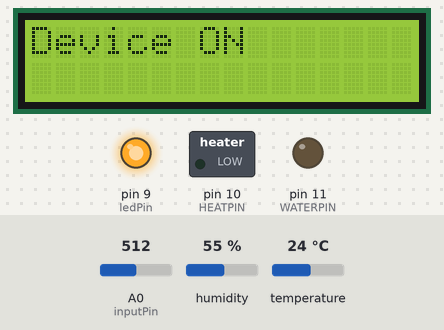
Recording of a sketch running on a simulated Arduino Uno, built with avr-gcc and run on an emulated ATmega328P. Parts: 16×2 character LCD, switched loads named in the sketch (green lamp = pin HIGH), output pins drawn as LEDs (lit = HIGH). The inputs (shaded band) are chosen by the test bench; at power-on: A0 (inputPin) = 512, humidity 55 %, temperature 24 °C.

Above: at 1.2 s.
1.3 s: A0 (inputPin) set to 109
2.8 s: A0 (inputPin) set to 92
At 4.0 s:
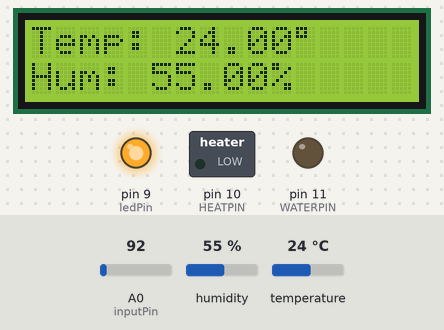
4.3 s: A0 (inputPin) set to 355
6.0 s: A0 (inputPin) set to 380
At 7.3 s:
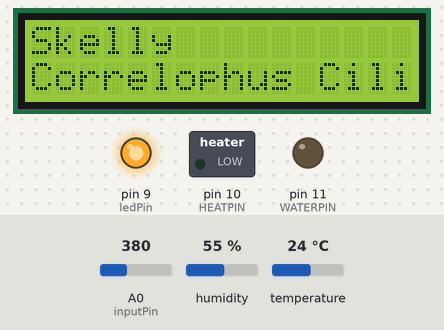
9.0 s: A0 (inputPin) set to 90
At 34.4 s:
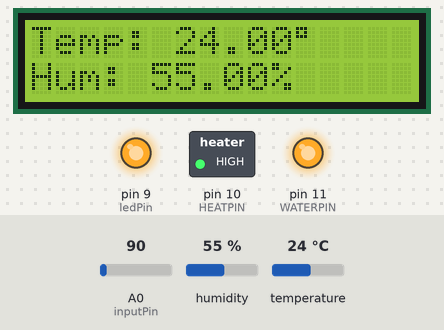
Timing chart, 0 to 34.9 s (numbered marks = the images above; inputs shaded):
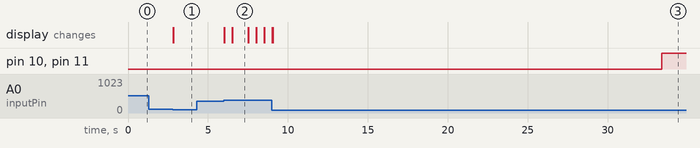

The sketch:

Terrario_Smart.ino
```cpp
#include <LiquidCrystal.h>
#include <DHT.h>

#define DHTPIN 8       // Define the pin used to connect the dht sensor
#define DHTTYPE DHT11  // Define the sensor type

#define HEATPIN 10    // Define the pin used to control the Heatpad
#define WATERPIN 11   // Define the pin used to control the Atomizer

#define MAXTEMP 29    // Define the max value of temperature that we can have inside the terrarium
#define MINTEMP 25    // Define the min value of temperature that we can have inside the terrarium
#define HUMIDITY 70   // Define the correct percentuage of humidity that we need inside the terrarium

#define SPECIMENS 1 //Define the number of Specimens

String names[SPECIMENS] = {"Skelly"}; //A Strings array that contains the names of all the Specimens
const String SPECIES = "Correlophus Ciliatus"; //Define the Species contained in the terrarium

DHT dht(DHTPIN, DHTTYPE);  // Create a DHT object

LiquidCrystal lcd(7,6,5,4,3,2);

const int inputPin = A0;
const int ledPin = 9;

uint16_t inputValue = 0;

unsigned long timeT = 0;
unsigned long deltaT = 30000;
float t; //temperature
float h; //humidity

void setup() {
  pinMode(ledPin, OUTPUT);
  digitalWrite(ledPin, HIGH);
  pinMode(HEATPIN, OUTPUT);
  pinMode(WATERPIN, OUTPUT);
  lcd.begin(16, 2);         // set up the LCD's number of columns and rows
  lcd.print("Device ON");   // Print a message on the LCD
  dht.begin();
}

void loop() {
  //check if the last temperature check was more than 30 second away
  if(millis() > timeT + deltaT){
    lcd.clear();
    temp();

    if(t <= MINTEMP){
      digitalWrite(HEATPIN, HIGH);
    }
    if(t >= MAXTEMP){
      digitalWrite(HEATPIN, LOW);
    }

    if(h <= HUMIDITY){
      digitalWrite(WATERPIN, HIGH);
    }else{
      digitalWrite(WATERPIN, LOW);
    }

    timeT = millis();
  }

  // check buttons status
  inputValue = analogRead(inputPin);

  if(inputValue < 100 && inputValue >= 0) inputValue = 1;
    else if(inputValue < 250 && inputValue > 150) inputValue = 2;
    else if(inputValue < 470 && inputValue > 370) inputValue = 3;
    else if(inputValue < 670 && inputValue > 570) inputValue = 4;
    else if(inputValue < 870 && inputValue > 770) inputValue = 5;
    else if(inputValue <= 1023 && inputValue > 950) inputValue = 0;

  //show the temperature
  if(inputValue == 1){
    lcd.clear();
    lcd.home();
    temp();
  }
  //show the status of heatpad and atomizer
  if(inputValue == 2){
    lcd.clear();
    lcd.home();
    status();
  }
  //show the species and the number of specimen
  if(inputValue == 3){
    lcd.clear();
    lcd.home();
    info();
  }
}

void temp(){

  t = dht.readTemperature();
  h = dht.readHumidity();
  lcd.setCursor(0, 0);
  lcd.print("Temp: ");
  lcd.print(t);
  lcd.print((char)223);
  lcd.setCursor(0, 1);
  lcd.print("Hum: ");
  lcd.print(h);
  lcd.print((char)37);
  delay(2000);
}

void status(){

  lcd.setCursor(0, 0);
  lcd.print("HeatPad: ");

  if(digitalRead(HEATPIN) == HIGH){
    lcd.print("ON");
  }else{
    lcd.print("OFF");
  }

  lcd.setCursor(0, 1);

  lcd.print("Atomizer: ");
  if(digitalRead(WATERPIN) == HIGH){
    lcd.print("ON");
  }else{
    lcd.print("OFF");
  }

}

void info(){
  lcd.setCursor(0, 0);
  int led_space = 16;   //spaces for character in the screen
  int counter = 0;      //character printed on the screen
  for(int i = 0; i < SPECIMENS; i++){
    counter += names[i].length();
    lcd.print(names[i]);
    delay(500);

    if(counter >= 14){
      for(int y = 0; y < names[i].length(); y++){
        delay(500);
        lcd.scrollDisplayLeft();
      }
    }

    if(i+1 != SPECIMENS){
      lcd.print(", ");
    }
  }
  counter = 0;
  lcd.home();
  lcd.setCursor(0, 1);
  lcd.print(SPECIES);
  delay(500);
  if(SPECIES.length() > 16){
    for(int j = 0; j < SPECIES.length() - 16; j++){
      delay(500);
      lcd.scrollDisplayLeft();
    }
  }
}
```

Measured:
- the behaviour switches between 100 and 99 on A0 (inputPin) (found by bisection; images 0 and 1)
- the behaviour switches between 370 and 371 on A0 (inputPin) (found by bisection; images 1 and 2)
- after the input at 1.3 s, every drawn part: stays the same
- after the input at 2.8 s, the display: changes at once (image 1)
- after the input at 4.3 s, every drawn part: stays the same
- after the input at 6.0 s, the display: first changes at once (image 2 shows a later state)
- after the input at 9.0 s, pin 10 (HEATPIN), pin 11 (WATERPIN): LOW → HIGH after 24.4 s instead of 23.1 s
- what the display in image 2 shows lasts 1.0 s, from 6.5 s to 7.5 s
